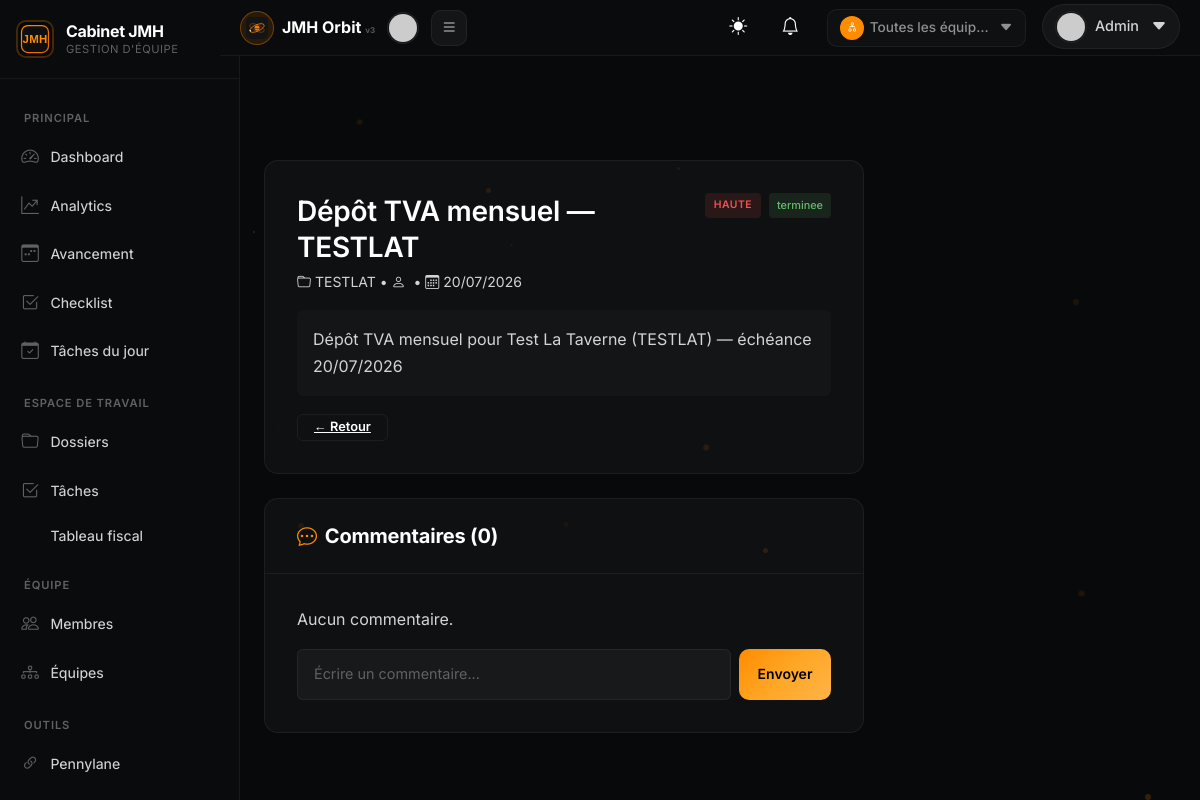
Screenshot of /vue_tache/1 (signed in) with the database file from the repository.
### app/models.py (models this page shows, shortened)
class User(UserMixin, db.Model):
    __tablename__ = 'users'
    id = db.Column(db.Integer, primary_key=True)
    email = db.Column(db.String(120), unique=True, nullable=False, index=True)
    password_hash = db.Column(db.String(256), nullable=False)
    nom = db.Column(db.String(80), nullable=False)
    prenom = db.Column(db.String(80), nullable=False)
    photo_profil = db.Column(db.String(200), default='default.png')
    photo_data = db.Column(db.LargeBinary, nullable=True)
    photo_mimetype = db.Column(db.String(50), nullable=True)
    role = db.Column(db.String(20), nullable=False, default='membre')  # admin | manager | membre
    equipe_id = db.Column(db.Integer, db.ForeignKey('equipes.id'), nullable=True)
    poste = db.Column(db.String(120))  # e.g., "Comptable", "Auditeur"
    telephone = db.Column(db.String(20))
    actif = db.Column(db.Boolean, default=True)
    date_arrivee = db.Column(db.Date, default=date.today)
    date_creation = db.Column(db.DateTime, default=datetime.utcnow)
    dossiers_assignes = db.relationship('Dossier', backref='collaborateur', lazy='dynamic')
    taches_assignees = db.relationship('Tache', foreign_keys='Tache.assigne_a', backref='assigne', lazy='dynamic')
    taches_creees = db.relationship('Tache', foreign_keys='Tache.cree_par', backref='createur', lazy='dynamic')
    notifications = db.relationship('Notification', backref='user', lazy='dynamic', order_by='desc(Notification.date_envoi)')
    commentaires = db.relationship('CommentaireTache', backref='user', lazy='dynamic')
    performances = db.relationship('Performance', backref='user', lazy='dynamic')
    def photo_display_src(self):
        try:
            if self.photo_data:
                from flask import url_for
                return url_for('user_photo', user_id=self.id)
            if self.photo_profil and self.photo_profil != 'default.png':
                import os
                from flask import current_app
                photo_path = os.path.join(current_app.static_folder, 'uploads', self.photo_profil)
                if os.path.exists(photo_path):
                    return '/static/uploads/' + self.photo_profil
        except Exception:
            pass
        try:
            name = f"{self.prenom or ''} {self.nom or ''}".strip()
            encoded = name.replace(' ', '+')
            return f"https://ui-avatars.com/api/?name={encoded}&background=FF8C00&color=fff&size=128&font-size=0.5&bold=true"
        except Exception:
            pass
        return None

class Tache(db.Model):
    __tablename__ = 'taches'
    id = db.Column(db.Integer, primary_key=True)
    titre = db.Column(db.String(200), nullable=False)
    description = db.Column(db.Text)
    dossier_id = db.Column(db.Integer, db.ForeignKey('dossiers.id'), nullable=True)
    assigne_a = db.Column(db.Integer, db.ForeignKey('users.id'), nullable=True)
    cree_par = db.Column(db.Integer, db.ForeignKey('users.id'), nullable=True)
    priorite = db.Column(db.String(20), default='moyenne')  # haute | moyenne | basse
    statut = db.Column(db.String(30), default='a_faire')  # a_faire | en_cours | terminee
    date_echeance = db.Column(db.Date, nullable=False)
    date_creation = db.Column(db.DateTime, default=datetime.utcnow)
    date_prise_en_charge = db.Column(db.DateTime)
    date_completion = db.Column(db.DateTime)
    notifications = db.relationship('Notification', backref='tache', lazy='dynamic')
    commentaires = db.relationship('CommentaireTache', backref='tache', lazy='dynamic', order_by='CommentaireTache.date_creation')
    frequence_repetition = db.Column(db.String(20), nullable=True)  # daily | weekly | monthly | yearly
    fin_repetition = db.Column(db.Date, nullable=True)  # date de fin de répétition
    template_id = db.Column(db.Integer, db.ForeignKey('taches.id'), nullable=True)  # ID de la tâche modèle

class Dossier(db.Model):
    __tablename__ = 'dossiers'
    id = db.Column(db.Integer, primary_key=True)
    numero_dossier = db.Column(db.String(50), unique=True, nullable=False, index=True)
    intitule = db.Column(db.String(200), nullable=False)
    collaborateur_id = db.Column(db.Integer, db.ForeignKey('users.id'), nullable=True)
    regime_tva = db.Column(db.String(50))  # ca3 | ca12 | exonere
    date_limite_declaration = db.Column(db.Date)
    date_acompte_1 = db.Column(db.Date)  # CA12 : acompte juillet (optionnel, sinon jour de date_limite)
    date_acompte_2 = db.Column(db.Date)  # CA12 : acompte décembre (optionnel, sinon jour de date_limite)
    pennylane_customer_id = db.Column(db.String(64), nullable=True)  # ID client Pennylane associé
    pennylane_api_token = db.Column(db.String(256), nullable=True)  # Token API Pennylane spécifique au dossier (optionnel)
    date_creation = db.Column(db.DateTime, default=datetime.utcnow)
    date_cloture = db.Column(db.DateTime)
    frequence_tva = db.Column(db.String(20))  # mensuelle | trimestrielle | None
    regime_fiscale = db.Column(db.String(10))  # IS | IRPP
    has_cfe = db.Column(db.Boolean, default=False)
    forme_juridique = db.Column(db.String(20))  # SAS | SARL | SCI | SA | EURL | Autre
    secteur_activite = db.Column(db.String(60))  # libellé libre pour analytics
    honoraires_mensuel = db.Column(db.Float, nullable=True)  # honoraires mensuels € pour rentabilité
    equipe_id = db.Column(db.Integer, db.ForeignKey('equipes.id'), nullable=True)
    taches = db.relationship('Tache', backref='dossier', lazy='dynamic')
    equipe = db.relationship('Equipe', backref='dossiers', lazy=True)

### app/routes.py (the view)
@app.route('/vue_tache/<int:tache_id>')
@login_required
def vue_tache(tache_id):
    tache = Tache.query.get_or_404(tache_id)
    if not _tache_accessible(tache, current_user):
        flash('Acc\u00e8s refus\u00e9 : cette t\u00e2che ne fait pas partie de votre p\u00e9rim\u00e8tre.', 'danger')
        return redirect(url_for('taches'))
    commentaires = CommentaireTache.query.filter_by(tache_id=tache.id).order_by(CommentaireTache.date_creation).all()
    return render_template('vue_tache.html', tache=tache, commentaires=commentaires)

### app/__init__.py (called while the page is built)
@login_manager.user_loader
def load_user(user_id):
    return User.query.get(int(user_id))

@app.before_request
def reconnect_db_on_ssl_error():
    from sqlalchemy.exc import OperationalError
    try:
        db.session.execute(db.text("SELECT 1"))
    except OperationalError:
        db.session.rollback()
        try:
            db.session.execute(db.text("SELECT 1"))
        except Exception:
            pass
    except Exception:
        db.session.rollback()

### app/models.py (called while the page is built)
    def nb_membres(self):
        return self.membres.filter_by(actif=True).count()

### app/routes.py (called while the page is built, shortened)
def _tache_accessible(tache, user):
    if user.role == 'admin':
        equipe_id = session.get('current_equipe_id')
        if not equipe_id:
            return True
        equipe = Equipe.query.get(equipe_id)
        team_ids = [m.id for m in equipe.membres.all()] if equipe else []
        return (tache.assigne_a in team_ids) if team_ids else False

### templates/vue_tache.html (shortened to what this page needs)
{% extends "base.html" %}
{% block content %}
<div class="row">
    <div class="col-lg-8">
        <div class="card-premium mb-4 animate-fade-in-up">
            <div class="card-body-premium">
                <div class="d-flex justify-content-between align-items-start mb-3">
                    <div>
                        <h3 class="fw-semibold mb-1">{{ tache.titre }}</h3>
                        <p class="text-tertiary small mb-0">
                            {% if tache.dossier %}<i class="bi bi-folder me-1"></i>{{ tache.dossier.numero_dossier }} • {% endif %}
                            <i class="bi bi-person me-1"></i>{{ tache.assigne.prenom }} {{ tache.assigne.nom }}
                            {% if tache.date_echeance %} • <i class="bi bi-calendar3 me-1"></i>{{ tache.date_echeance.strftime('%d/%m/%Y') }}{% endif %}
                        </p>
                    </div>
                    <div class="d-flex gap-2">
                        <span class="task-priority priority-{{ tache.priorite }}">{{ tache.priorite|capitalize }}</span>
                        <span class="task-status status-{{ tache.statut }}">{{ tache.statut|replace('_',' ') }}</span>
                    </div>
                </div>
                {% if tache.description %}
                <div class="p-3 rounded mb-3" style="background:var(--bg-card-hover);">
                    <p class="mb-0" style="white-space:pre-wrap;">{{ tache.description }}</p>
                </div>
                {% endif %}
                <a href="{{ url_for('taches') }}" class="btn-premium btn-premium-outline btn-sm">&larr; Retour</a>
            </div>
        </div>
        <div class="card-premium animate-fade-in-up">
            <div class="card-header-premium d-flex justify-content-between align-items-center">
                <h5 class="mb-0"><i class="bi bi-chat-dots me-2" style="color:var(--orange-primary)"></i>Commentaires ({{ commentaires|length }})</h5>
            </div>
            <div class="card-body-premium">
                <div id="commentsList" class="mb-3">
                    {% if commentaires %}
                    {% for c in commentaires %}
                    <div class="d-flex gap-2 mb-3">
                        <span class="user-icon-badge flex-shrink-0">
                            {% set c_photo = c.user.photo_display_src() %}
                            {% if c_photo %}
                            <img src="{{ c_photo }}" alt="" class="sidebar-user-img" style="width:28px;height:28px;">
                            {% else %}
                            <i class="bi bi-person"></i>
                            {% endif %}
                        </span>
                        <div class="flex-grow-1">
                            <div class="p-2 rounded" style="background:var(--bg-card-hover);">
                                <strong style="font-size:0.85rem;">{{ c.user.prenom }} {{ c.user.nom }}</strong>
                                <small class="text-tertiary ms-2">{{ c.date_creation.strftime('%d/%m/%Y %H:%M') }}</small>
                                <p class="mb-0 mt-1" style="white-space:pre-wrap;">{{ c.message }}</p>
                            </div>
                        </div>
                    </div>
                    {% endfor %}
                    {% else %}
                    <p class="text-tertiary">Aucun commentaire.</p>
                    {% endif %}
                </div>
                <form id="commentForm" class="d-flex gap-2">
                    <input type="text" id="commentInput" class="input-premium flex-grow-1" placeholder="Écrire un commentaire..." required>
                    <button type="submit" class="btn-premium btn-premium-primary btn-press">Envoyer</button>
                </form>
            </div>
        </div>
    </div>
</div>
{% endblock %}

### templates/base.html (shortened to what this page needs)
<!DOCTYPE html>
<html lang="fr">
<head>
    <link href="https://cdn.jsdelivr.net/npm/bootstrap@5.3.2/dist/css/bootstrap.min.css" rel="stylesheet">
    <link rel="stylesheet" href="https://cdn.jsdelivr.net/npm/bootstrap-icons@1.11.1/font/bootstrap-icons.css">
    <link href="{{ url_for('static', filename='css/style.css') }}?v=4" rel="stylesheet">
    <link href="{{ url_for('static', filename='css/light-theme.css') }}?v=1" rel="stylesheet">
    <div id="toastContainer" class="toast-container position-fixed bottom-0 end-0 p-3" style="z-index: 1080;"></div>
</head>
<body>
    <header class="app-topbar">
        <div class="app-topbar-left">
            <a class="app-brand" href="{{ url_for('dashboard') }}">
                <span class="app-brand-icon"><img src="{{ url_for('static', filename='img/logo-orbit.svg') }}" alt="" style="width:22px;height:22px;display:block;"></span>
                                <span class="app-brand-text">JMH Orbit <small style="font-size:0.5rem;opacity:0.3;">v3</small></span>
            </a>
            {% if current_user.is_authenticated %}
            {% set photo_src = current_user.photo_display_src() %}
            {% if photo_src %}
            <span class="app-user-icon">
                <img src="{{ photo_src }}" alt="photo" class="sidebar-user-img" style="width:32px;height:32px;">
            </span>
            {% endif %}
            <button class="app-topbar-toggle" id="sidebarToggle" type="button" aria-label="Toggle sidebar">
            </button>
            {% endif %}
        </div>
        <div class="app-topbar-right">
                {% if current_user.is_authenticated %}
                <button id="themeToggle" style="background:none;border:none;color:var(--text-primary);font-size:18px;cursor:pointer;margin-right:12px;" onclick="toggleTheme()" title="Changer le thème">
                    <i id="themeIcon" class="bi bi-sun-fill"></i>
                </button>
            <a href="{{ url_for('notifications_page') }}" class="notif-bell-link" style="margin-right:12px;position:relative;text-decoration:none;color:var(--text-primary);font-size:18px;">
                <i class="bi bi-bell"></i>
            </a>
            {% if current_equipe or all_equipes_for_switch %}
            <div class="dropdown">
                <div class="team-context-icon" style="border-color: var(--border-color);" data-bs-toggle="dropdown" role="button" aria-haspopup="true" aria-expanded="false">
                    <span class="team-icon" style="background: {{ current_equipe.couleur if current_equipe else '#FF8C00' }};color: #fff;">
                        {% if current_equipe %}
                        <i class="bi {{ current_equipe.icon or 'bi-people' }}"></i>
                        {% else %}
                        <i class="bi bi-diagram-2"></i>
                        {% endif %}
                    </span>
                    <span class="team-context-name">{{ current_equipe.nom if current_equipe else 'Toutes les équipes' }}</span>
                    <i class="bi bi-caret-down-fill ms-1"></i>
                </div>
            </div>
            {% endif %}
            <div class="dropdown">
                <a class="app-user-toggle" href="#" data-bs-toggle="dropdown">
                    {% set photo_src = current_user.photo_display_src() %}
                    {% if photo_src %}
                    <span class="app-user-icon">
                        <img src="{{ photo_src }}" alt="photo" class="sidebar-user-img" style="width:32px;height:32px;">
                    </span>
                    {% endif %}
                    <span class="app-user-name d-none d-md-inline">{{ current_user.prenom }}</span>
                    <i class="bi bi-caret-down-fill ms-1"></i>
                </a>
            </div>
            {% endif %}
        </div>
    </header>
    <main class="container-fluid" style="padding-top: 72px;">
        <div class="row">
            {% if current_user.is_authenticated %}
            <div class="col-auto h-100 d-none d-md-flex" id="sidebarCol" style="width: 220px;">
                {% include 'includes/sidebar.html' %}
            </div>
            {% endif %}
            <div class="col">
                <div class="container mt-4">
                    {% block content %}{% endblock %}
                </div>
            </div>
        </div>
    </main>
</body>
</html>

### rows the page displays
User: prenom "Admin"
Tache: titre "Dépôt TVA mensuel — TESTLAT", date_echeance "20/07/2026", priorite "HAUTE", statut "terminee", description "Dépôt TVA mensuel pour Test La Taverne (TESTLAT) — échéance 20/07/2026"
Dossier: dossier.numero_dossier "TESTLAT"

### other values shown
{{ current_equipe.nom if current_equipe else 'Toutes les équipes' }} "Toutes les équip…"
{{ commentaires|length }} "0"
